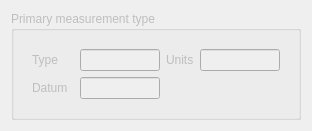
<?xml version="1.0" encoding="UTF-8"?>
<ui version="4.0">
 <class>PrimaryZTypeWidget</class>
 <widget class="QWidget" name="PrimaryZTypeWidget">
  <property name="geometry">
   <rect>
    <x>0</x>
    <y>0</y>
    <width>312</width>
    <height>112</height>
   </rect>
  </property>
  <property name="windowTitle">
   <string/>
  </property>
  <layout class="QVBoxLayout" name="verticalLayout">
   <item>
    <widget class="QGroupBox" name="primaryMeasurementGroupBox">
     <property name="enabled">
      <bool>false</bool>
     </property>
     <property name="title">
      <string>Primary measurement type</string>
     </property>
     <property name="flat">
      <bool>true</bool>
     </property>
     <layout class="QVBoxLayout" name="verticalLayout_2">
      <item>
       <widget class="QWidget" name="primaryMeasurementWidget" native="true">
        <layout class="QGridLayout" name="gridLayout">
         <item row="2" column="0">
          <widget class="QLabel" name="datumLabel">
           <property name="text">
            <string>Datum</string>
           </property>
          </widget>
         </item>
         <item row="1" column="0" colspan="2">
          <widget class="QLabel" name="measurementTypeLabel">
           <property name="text">
            <string>Type</string>
           </property>
          </widget>
         </item>
         <item row="1" column="2">
          <widget class="QLineEdit" name="measurementTypeLineEdit">
           <property name="enabled">
            <bool>false</bool>
           </property>
           <property name="toolTip">
            <string>Data measurement type (eg MDKB (ft))</string>
           </property>
          </widget>
         </item>
         <item row="1" column="3">
          <widget class="QLabel" name="measurementTypeUnitsLabel">
           <property name="text">
            <string>Units</string>
           </property>
          </widget>
         </item>
         <item row="1" column="4">
          <widget class="QLineEdit" name="measurementTypeUnitsLineEdit">
           <property name="enabled">
            <bool>false</bool>
           </property>
           <property name="toolTip">
            <string>Data units</string>
           </property>
          </widget>
         </item>
         <item row="2" column="2">
          <widget class="QLineEdit" name="datumLineEdit"/>
         </item>
        </layout>
       </widget>
      </item>
     </layout>
    </widget>
   </item>
  </layout>
 </widget>
 <resources/>
 <connections/>
</ui>
